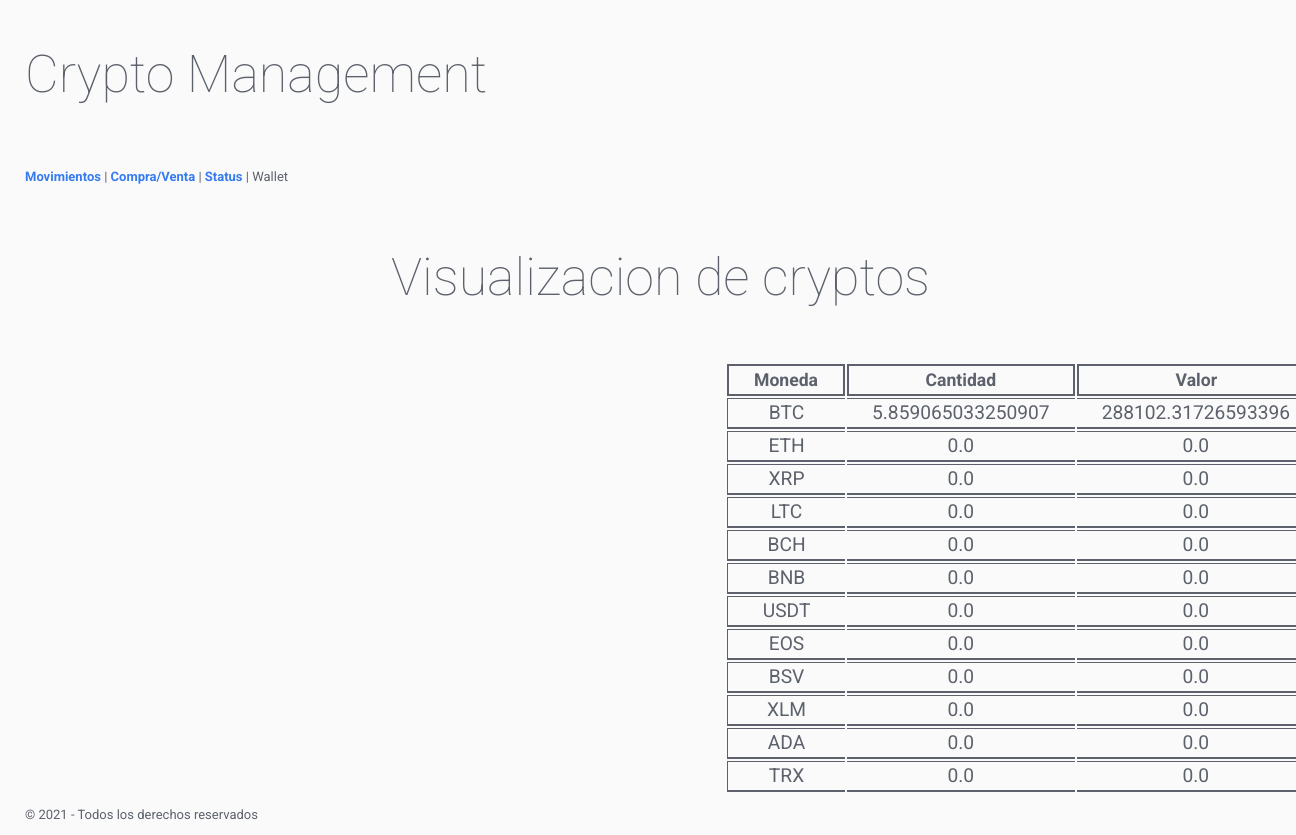
The page /overview on the database as committed earlier.
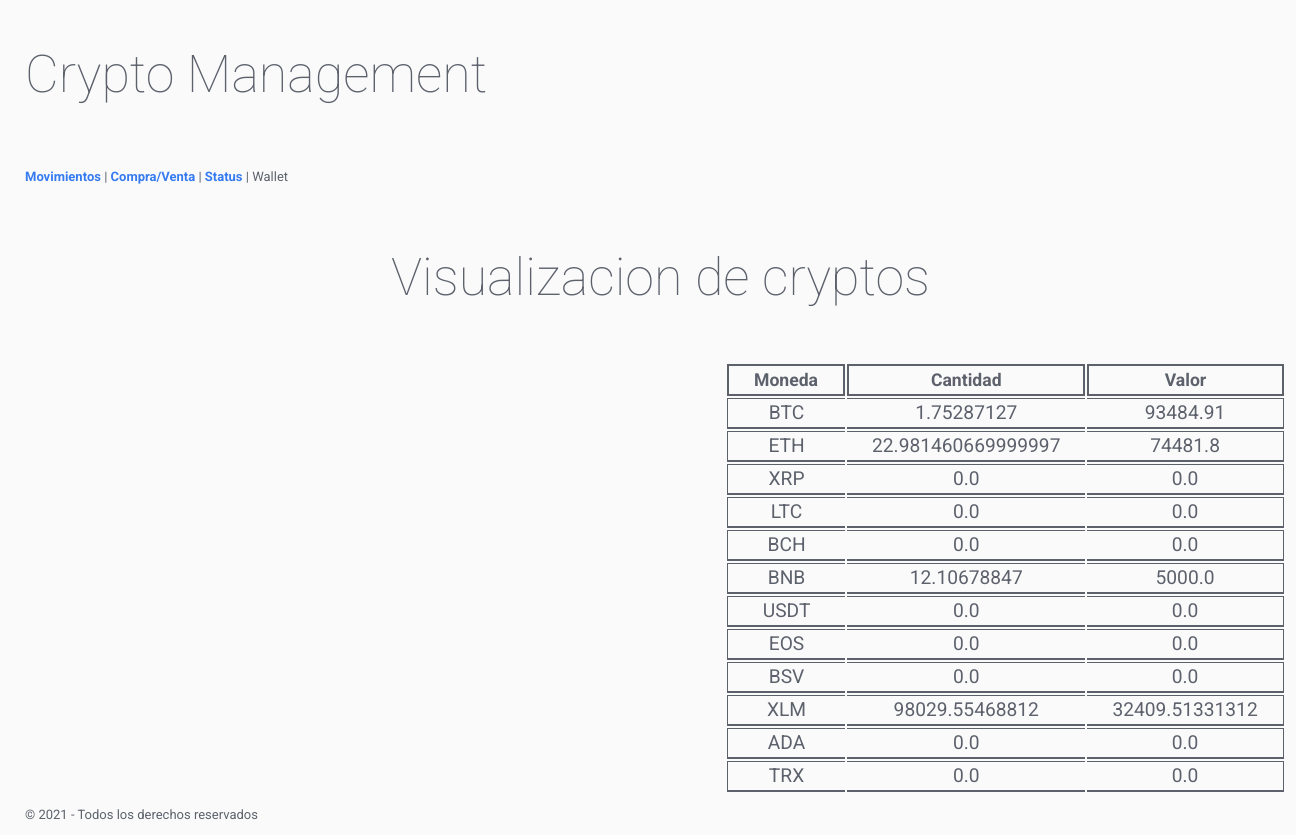
The same page on the database as committed later.
### tables this page shows
CREATE TABLE "Portfolio" (
	"Moneda"	TEXT NOT NULL,
	"Cantidad"	REAL NOT NULL,
	"Valor"	REAL NOT NULL,
	PRIMARY KEY("Moneda")
);

### programa/views.py (the view)
@app.route("/overview")
def wallet():
    holder = "SELECT * from portfolio"
    Tabla = dbManager.CrearTabla(holder)
    return render_template("monedas.html", obj = Tabla[0], items = Tabla[1])

### programa/models.py (called while the page is built)
  def CrearTabla(self, holder): #Creamos la tabla de movimientos que se mostrara en la pagina inicial
    con= sqlite3.connect(self.ruta_DB)
    cur = con.cursor()
    cur.execute(holder)
    keys=[]
    for item in cur.description:
        keys.append(item[0])
    movimientos = []
    for registro in cur.fetchall():
        i = 0
        dic={}
        for columna in keys:
            dic[columna] = registro[i]
            i +=1
        movimientos.append(dic)
    return keys, movimientos

### programa/templates/monedas.html (shortened to what this page needs)
{% extends "base.html" %}
{% block Links %} <a href="/" class = "Links">Movimientos</a> | <a href="/purchase" class="Links">Compra/Venta</a> | <a href="/status">Status</a> | <p class="Links">Wallet</p>{% endblock %}
{% block contenido %}
    <h1 class= "Titulo">Visualizacion de cryptos</h1>
    {% if items | length == 0 %}
        <p class="SubTitulo">Introduce Nuevos Movimientos</p>
    {%else%}
        <table style="margin-left: 700px;">
            <tr>
                {%for item in obj%}
                <th class="Header_tabla" style="border-top-width: 2px; border-top-style: solid;">{{item}}</th>
                {%endfor%}
            </tr>
            {%for item in items%}
            <tr>
                <td class="tabla2" style="border-left-style: solid; border-left-width: 1px;">{{item.Moneda}}</td>
                <td class="tabla2">{{item.Cantidad}}</td>
                <td class="tabla2"style="border-right-style: solid; border-right-width: 1px;">{{item.Valor}}</td>
            </tr>
            {%endfor%}
        </table>
    {%endif%}
{% endblock %}

Rows that differ between the two databases and show on the page:
changed Portfolio "BTC": Cantidad "5.859065033250907" → "1.75287127"; Valor "288102.31726593396" → "93484.91"
changed Portfolio "ETH": Cantidad "0.0" → "22.981460669999997"; Valor "0.0" → "74481.8"
changed Portfolio "BNB": Cantidad "0.0" → "12.10678847"; Valor "0.0" → "5000.0"
changed Portfolio "XLM": Cantidad "0.0" → "98029.55468812"; Valor "0.0" → "32409.51331312"
